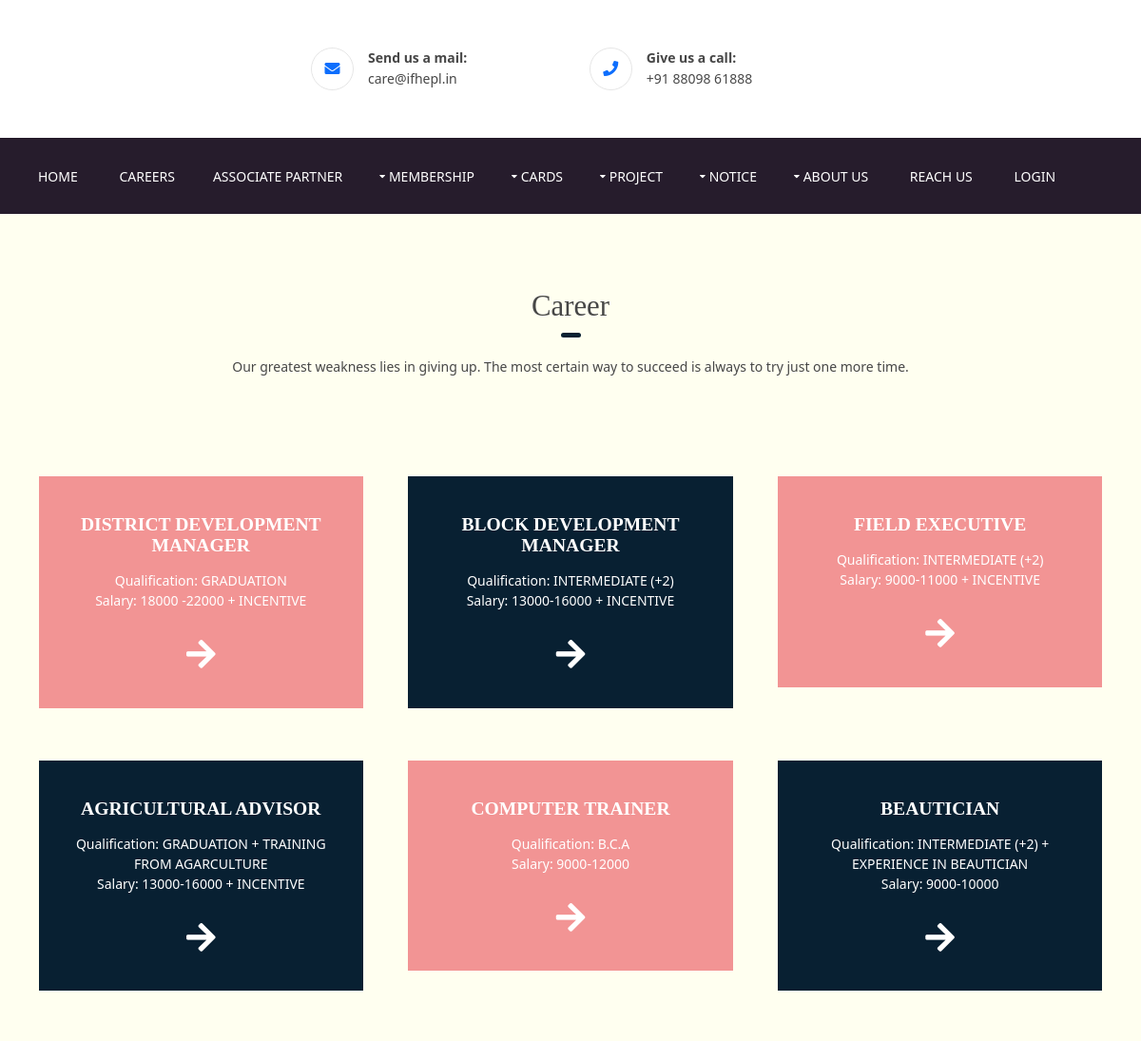
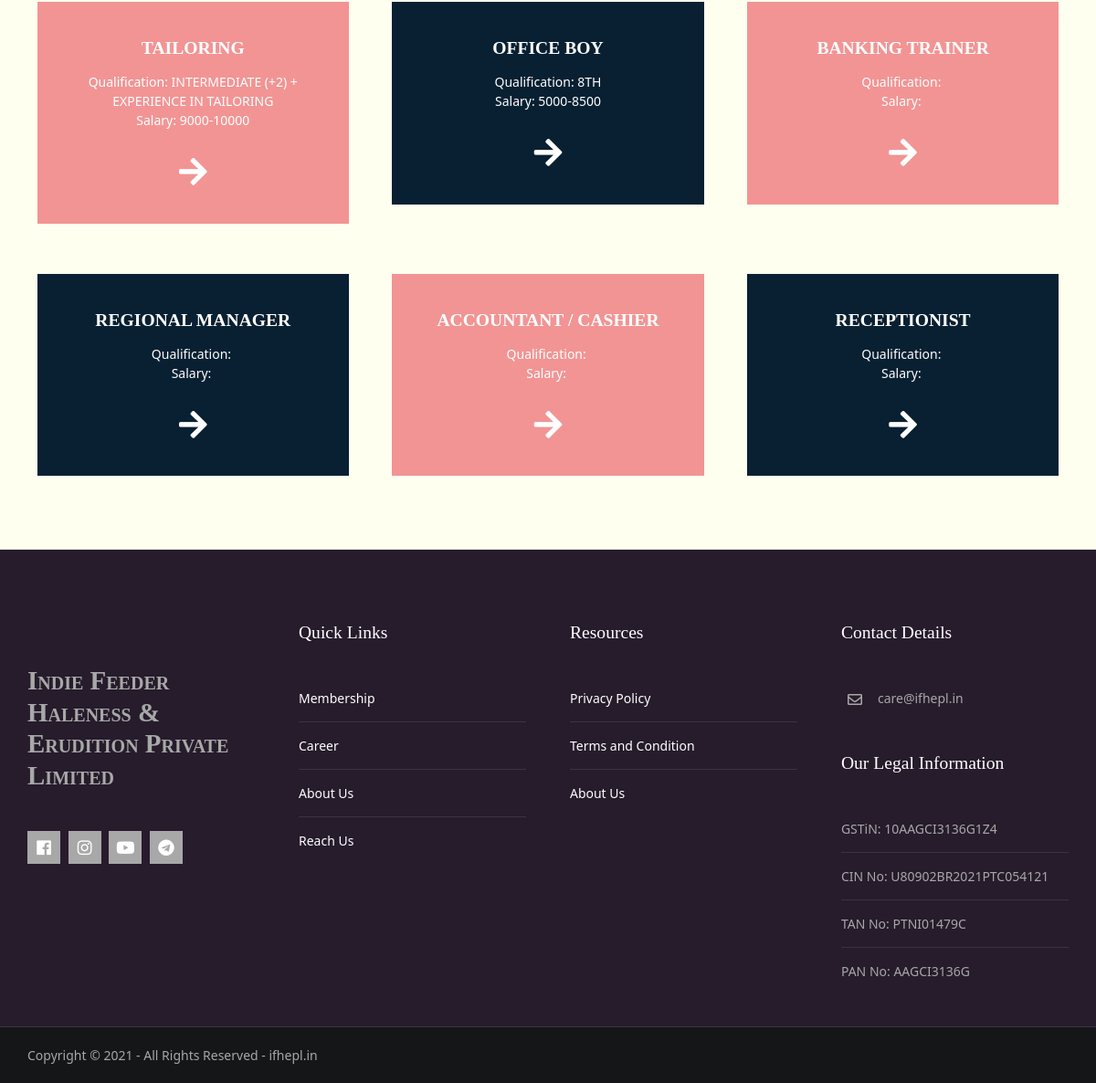
Page /career on the committed database (2 pictures, top to bottom).
### ifheplapp/models.py (models this page shows, shortened)
class Jobs(models.Model):
    title = models.CharField(max_length=100, default="")
    slug = AutoSlugField(populate_from='title')
    qualification = models.CharField(max_length=500, default="")
    salary = models.CharField(max_length=500, default="")
    is_insentive = models.BooleanField(default=False)

### ifheplapp/views.py (the view)
# urls.py: path('career', views.career, name="career"),
def career(request):
    jobs = Jobs.objects.all()
    return render(request, "career.html", {'jobs': jobs})

### ifheplapp/templates/career.html (shortened to what this page needs)
{% extends 'extends/base.html' %}
{% load static %}
{% block body %}
<div class="wrapper row3" style="background-color: rgb(255, 255, 240);">
  <section id="services" class="hoc container clear">
    <div class="center btmspace-80">
      <h6 class="heading underline font-x2">Career</h6>
      <p>Our greatest weakness lies in giving up. The most certain way to succeed is always to try just one more time.</p>
    </div>
    <ul class="nospace group">
    {% for job in jobs %}
      <li class="one_third">
        <article>
          <h6 class="heading">{{job.title}}</h6>
          {% if job.qualification %}
          <p class="">Qualification: {{job.qualification}}</p>
          {% endif %}
          {% if job.salary %}
          <p class="">Salary: {{job.salary}}
          {% endif %}
          {% if job.is_insentive %} + INCENTIVE {% endif %}
          </p>
          <footer><a href="career/{{job.slug}}/apply"><i class="fas fa-arrow-right"></i></a></footer>
        </article>
      </li>
    {% endfor %}
    </ul>
  </section>
</div>
{% endblock body %}

### ifheplapp/static/styles/layout.css (style rules this page uses)
.row3 { border-bottom:1px solid; }
.container { padding:80px 0; }
#services { text-align:center; }
#services li { margin-bottom:30px; padding:25px 0 0 0; }
#services li:nth-last-child(-n+3) { margin-bottom:0; }
#services li:nth-child(3n+1) { margin-left:0; clear:left; }
#services li article { display:block; position:relative; padding:40px 25px 30px; }
#services li article * { margin:0; padding:0; }
#services li article .heading { margin-bottom:15px; font-weight:700; }
#services li article footer { margin-top:20px; font-size:2.5rem; }
*, *::before, *::after { transition:all .3s ease-in-out; }
body { color:#A8A8A8; background-color:#151618; }
a { color:#f29494; }
.heading.underline::after { background-color:#082032 ; }
.row3 { color:#474747; background-color:#FFFFFF; border-color:rgba(0,0,0,.1); }
#services li article { color:#FFFFFF; background-color:#f29494; }
#services li:nth-child(even) article { background-color:#082032 ; }
#services li article a { color:inherit; }
@media screen and (min-width:1140px) { .hoc { max-width:1140px; } }

### ifheplapp/static/styles/framework.css (style rules this page uses)
html { overflow-y:scroll; overflow-x:hidden; }
html, body { margin:0; padding:0; font-size:14px; line-height:1.6em; }
*, *::before, *::after { box-sizing:border-box; }
.center { text-align:center; }
.nospace { margin:0; padding:0; list-style:none; }
.clear, .group { display:block; }
.clear::before, .clear::after, .group::before, .group::after { display:table; content:""; }
.clear, .clear::after, .group, .group::after { clear:both; }
a { outline:none; text-decoration:none; }
body, input, textarea, select { font-family:Verdana, Geneva, sans-serif; }
h1, h2, h3, h4, h5, h6, .heading { font-family:Georgia, "Times New Roman", Times, serif; }
::placeholder { opacity:1; }
h1, h2, h3, h4, h5, h6, .heading { margin:0 0 20px 0; font-size:1.4rem; line-height:normal; font-weight:normal; }
.heading.underline { display:inline-block; position:relative; padding:0 0 15px 0; }
.heading.underline::after { display:block; position:absolute; bottom:0; width:25%; height:5px; border-radius:3px; content:""; }
.center .heading.underline::after { left:50%; margin-left:-12%; }
.font-x2 { font-size:2.2rem; }
.wrapper { display:block; position:relative; width:100%; margin:0; padding:0; text-align:left; word-wrap:break-word; }
.hoc { display:block; margin:0 auto; }
address, article, aside, figcaption, figure, footer, header, main, nav, section { display:block; margin:0; padding:0; }
.one_half, .one_third, .two_third, .one_quarter, .two_quarter, .three_quarter { display:inline-block; float:left; margin:0 0 0 4.21052%; list-style:none; }
.one_third { width:30.52631%; }
.btmspace-80 { margin-bottom:80px; }

### ifheplapp/templates/extends/base.html (style rules this page uses)
a { text-decoration: none !important; }

### rows in the picture
Jobs: title "DISTRICT DEVELOPMENT MANAGER", qualification "GRADUATION", salary "18000 -22000", is_insentive "+ INCENTIVE"
Jobs: title "BLOCK DEVELOPMENT MANAGER", qualification "INTERMEDIATE (+2)", salary "13000-16000", is_insentive "+ INCENTIVE"
Jobs: title "FIELD EXECUTIVE", qualification "INTERMEDIATE (+2)", salary "9000-11000", is_insentive "+ INCENTIVE"
Jobs: title "AGRICULTURAL ADVISOR", qualification "GRADUATION + TRAINING FROM AGARCULTURE", salary "13000-16000", is_insentive "+ INCENTIVE"
Jobs: title "COMPUTER TRAINER", qualification "B.C.A", salary "9000-12000"
Jobs: title "BEAUTICIAN", qualification "INTERMEDIATE (+2) + EXPERIENCE IN BEAUTICIAN", salary "9000-10000"
Jobs: title "TAILORING", qualification "INTERMEDIATE (+2) + EXPERIENCE IN TAILORING", salary "9000-10000"
Jobs: title "OFFICE BOY", qualification "8TH", salary "5000-8500"
Jobs: title "BANKING TRAINER"
Jobs: title "REGIONAL MANAGER"
Jobs: title "ACCOUNTANT / CASHIER"
Jobs: title "RECEPTIONIST"
